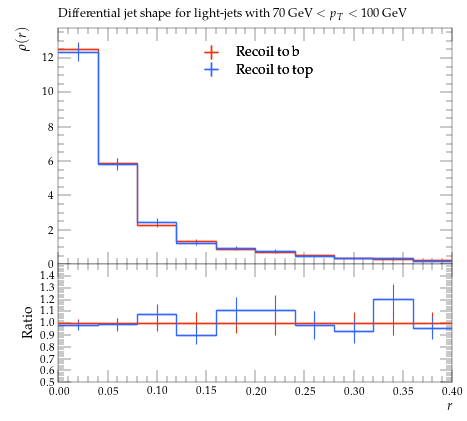

The Python source for this figure:
#! /usr/bin/env python

# This Python script was auto-generated using YODA v2.0.2.
# Analysis object: /ATLAS_2013_I1243871/d04-x02-y01
# Timestamp: 06-08-2026 (15:14:31)

import matplotlib as mpl
import matplotlib.pyplot as plt
mpl.use('Agg') # comment out for interactive use
import os
import numpy as np

plotDir = os.path.split(os.path.realpath(__file__))[0]
if 'YODA_USER_PLOT_PATH' in globals():
    plot_outdir = globals()['YODA_USER_PLOT_PATH']
else:
    plot_outdir = plotDir

#plot style
plt.style.use(os.path.join(plotDir, '../default.mplstyle'))
# plot metadata
figW, figH = plt.rcParams['figure.figsize']
ax_xLabel = r'$r$'
ax_yLabel = r'$\rho(r)$'
ax_title  = r'Differential jet shape for light-jets with $70\,\mathrm{GeV} < p_T < 100\,\mathrm{GeV}$'
ax_xScale = 'linear'
ax_yScale = 'linear'
xLims = (0.0, 0.4)
yLims = (0.0, 13.760032)

# TeX-friendly labels for the legend
labels = {
    'legend' : ([ r"Recoil to b", r"Recoil to top" ], r""),
}

# Adjust canvas width and height
canvasW = 10.0
canvasH = 9.0
figW *= canvasW/10.
figH *= canvasH/9.

# Create figure and axis objects
fig, (ax, ratio0_ax) = plt.subplots(2, 1, sharex=True,
                  figsize=(figW,figH), gridspec_kw={'height_ratios': (6.0, 3.0)})

# Set figure margins
plt.subplots_adjust(
    left   = 1.0 * plt.rcParams['figure.subplot.left'],
    right  = 1.0 * plt.rcParams['figure.subplot.right'],
    top    = 1.0 * plt.rcParams['figure.subplot.top'],
    bottom = 1.0 * plt.rcParams['figure.subplot.bottom'])

ratio0_ax.yaxis.set_major_locator(mpl.ticker.MultipleLocator(0.1))
ratio0_ax.set_ylim(0.5, 1.4999)
ratio0_ax.set_ylabel('Ratio')

# the numerical data is stored in a separate file
dataf = dict()
prefix = os.path.split(__file__)[0]
if prefix:    prefix = prefix + '/'
exec(open(prefix+'d04-x02-y01__data.py').read(), dataf)


legend_handles = dict() # keep track of handles for the legend

# style options for curves
# starts at zorder>=5 to draw curve on top of legend
styles = {
  'recoil_b': {
    'color' : '#EE3311',
    'linestyle' : '-',
    'linewidth' : 1,
    'marker' : 'none',
    'markersize' : 2,
    'capsize' : 0.0,
    'zorder' : 5,
    'histstyle' : 1,
    'drawstyle' : 'steps-pre',
    'xerrorbars' : 1,
    'yerrorbars' : 1,
    'fillcolor' : None,
    'fillopacity' : 1.0,
    'ratio0_linestyle' : '-',
    'ratio0_linewidth' : 1,
    'ratio0_marker' : 'none',
    'ratio0_markersize' : 2,
    'ratio0_capsize' : 0.0,
    'ratio0_zorder' : 5,
    'ratio0_histstyle' : 1,
    'ratio0_drawstyle' : 'steps-pre',
    'ratio0_xerrorbars' : 1,
    'ratio0_yerrorbars' : 1,
  },
  'recoil_t': {
    'color' : '#3366FF',
    'linestyle' : '-',
    'linewidth' : 1,
    'marker' : 'none',
    'markersize' : 2,
    'capsize' : 0.0,
    'zorder' : 6,
    'histstyle' : 1,
    'drawstyle' : 'steps-pre',
    'xerrorbars' : 1,
    'yerrorbars' : 1,
    'fillcolor' : None,
    'fillopacity' : 1.0,
    'ratio0_linestyle' : '-',
    'ratio0_linewidth' : 1,
    'ratio0_marker' : 'none',
    'ratio0_markersize' : 2,
    'ratio0_capsize' : 0.0,
    'ratio0_zorder' : 6,
    'ratio0_histstyle' : 1,
    'ratio0_drawstyle' : 'steps-pre',
    'ratio0_xerrorbars' : 1,
    'ratio0_yerrorbars' : 1,
  },
}

# curve from input yoda files in main panel
for label, yvals in dataf['yvals'].items():
    if all(np.isnan(v) for v in dataf['yvals'][label]):
        continue
    tmp = None
    if styles[label]['histstyle']: # draw as histogram
        xpos = dataf['xedges'][label] if styles[label]['drawstyle'] else dataf['xpoints'][label]
        ypos = np.insert(yvals, 0, yvals[0]) if styles[label]['drawstyle'] else yvals
        if styles[label]['fillcolor']: # fill area below curve
            ax.fill_between(xpos, ypos, step='pre',
                            color=styles[label]['fillcolor'],
                            alpha=styles[label]['fillopacity'])
        tmp, = ax.plot(xpos, ypos,
                       color=styles[label]['color'],
                       linestyle=styles[label]['linestyle'],
                       linewidth=styles[label]['linewidth'],
                       drawstyle=styles[label]['drawstyle'], solid_joinstyle='miter',
                       zorder=styles[label]['zorder'], label=label)
    tmp = ax.errorbar(dataf['xpoints'][label], yvals,
                      xerr=np.array(dataf['xerrs'][label])*styles[label]['xerrorbars'],
                      yerr=np.array(dataf['yerrs'][label])*styles[label]['yerrorbars'],
                      fmt=styles[label]['marker'], capsize=styles[label]['capsize'],
                      markersize=styles[label]['markersize'],
                      ecolor=styles[label]['color'],
                      color=styles[label]['color'], zorder=styles[label]['zorder'])
    tmp[-1][0].set_linestyle(styles[label]['linestyle'])
    tmp[-1][0].set_linewidth(styles[label]['linewidth'])
    if label in dataf['add_legend_handle']:  legend_handles[label] = tmp
    for varLabel in dataf['variation_yvals'].keys():
        if varLabel.startswith(label):
            tmp, = ax.plot(dataf['xedges'][label], dataf['variation_yvals'][varLabel],
                           color=styles[label]['color'],
                           linestyle=styles[label]['linestyle'],
                           linewidth=styles[label]['linewidth'],
                           drawstyle='steps-pre', solid_joinstyle='miter',
                           zorder=styles[label]['zorder'], alpha=0.5)


# plots on ratio panel
# curve from input yoda files in ratio panel
for label, yvals in dataf['ratio0_yvals'].items():
    if all(np.isnan(v) for v in yvals):
        continue
    if styles[label]['ratio0_histstyle']: # plot as histogram
        xpos = dataf['xedges']['recoil_b'] if styles[label]['ratio0_drawstyle'] else dataf['xpoints']['recoil_b']
        ypos = np.insert(yvals, 0, yvals[0]) if styles[label]['ratio0_drawstyle'] else yvals
        ratio0_ax.plot(xpos, ypos,
                       color=styles[label]['color'],
                       linewidth=styles[label]['linewidth'],
                       linestyle=styles[label]['ratio0_linestyle'],
                       drawstyle=styles[label]['ratio0_drawstyle'], zorder=styles[label]['zorder'],
                       solid_joinstyle='miter')
    tmp = ratio0_ax.errorbar(dataf['xpoints']['recoil_b'], yvals,
                             xerr=np.array(dataf['ref_xerrs'])*styles[label]['ratio0_xerrorbars'],
                             yerr=np.array(dataf['ratio0_yerrs'][label])*styles[label]['ratio0_yerrorbars'],
                             fmt=styles[label]['ratio0_marker'], capsize=styles[label]['ratio0_capsize'],
                             markersize=styles[label]['ratio0_markersize'],
                             ecolor=styles[label]['color'],
                             color=styles[label]['color'])
    tmp[-1][0].set_linestyle(styles[label]['ratio0_linestyle'])
    tmp[-1][0].set_linewidth(styles[label]['ratio0_linewidth'])

    for varlabel in dataf['ratio0_variation_vals'].keys():
        if varlabel.startswith(label):
            ratio0_ax.plot(dataf['xedges']['recoil_b'],
                            dataf['ratio0_variation_vals'][varlabel],
                            color=styles[label]['color'],
                            linestyle=styles[label]['linestyle'],
                            linewidth=styles[label]['linewidth'],
                            drawstyle='steps-pre', solid_joinstyle='miter',
                            zorder=1, alpha=0.5)

legend_items = list(legend_handles.values())
ax.add_artist(ax.legend(legend_items,
                        labels['legend'][0],
                        title=labels['legend'][1],
                        alignment='left',
                        loc='upper center',
                        bbox_to_anchor=(0.5, 0.97)))

# set plot metadata as defined above
ratio0_ax.set_xlabel(ax_xLabel)
ratio0_ax.xaxis.set_label_coords(1., -0.15)
ax.set_ylabel(ax_yLabel, ha='right', va='top')
ax.yaxis.set_label_coords(-0.11, 1.0)
ax.set_title(ax_title, loc='left')
ax.set_xscale(ax_xScale)
ax.set_yscale(ax_yScale)
ax.set_xlim(xLims)
ax.set_ylim(yLims)

# tick formatting
plt.rcParams['xtick.top'] = True
plt.rcParams['ytick.right'] = True
fig.align_ylabels((ax, ratio0_ax))
plt.savefig(os.path.join(plot_outdir, 'd04-x02-y01.pdf'), format='PDF')
plt.savefig(os.path.join(plot_outdir, 'd04-x02-y01.png'), format='PNG')

plt.close(fig)
